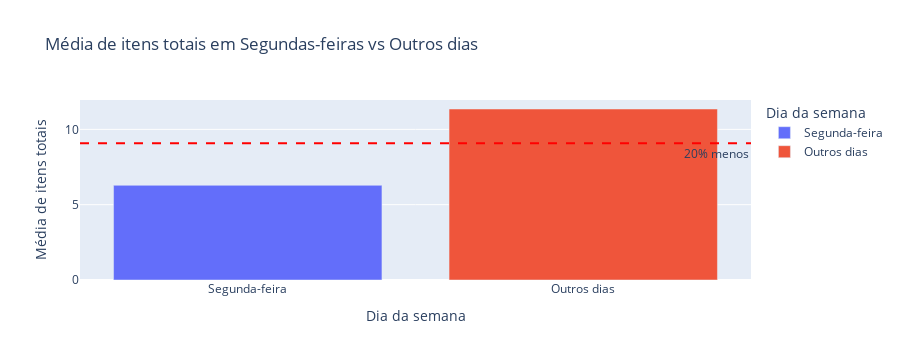

Notebook code cell kept with this figure:
### Markdown cell above
#### **Segunda-feira vende-se 20% a menos em média**

### Code cell
# Calculando a média de itens totais para segundas-feiras
media_segunda = df[df['dia_da_semana'] == 'segunda']['itens_totais'].mean()

# Calculando a média de itens totais para os outros dias da semana
media_outros_dias = df[df['dia_da_semana'] != 'segunda']['itens_totais'].mean()

data = {
    'Dia da semana': ['Segunda-feira', 'Outros dias'],
    'Media de itens totais': [media_segunda, media_outros_dias]
}
df_plot = pd.DataFrame(data)

# Criando o gráfico com Plotly Express
fig = px.bar(df_plot, x='Dia da semana', y='Media de itens totais', color='Dia da semana',
             labels={'Media de itens totais': 'Média de itens totais', 'Dia da semana': 'Dia da semana'},
             title="Média de itens totais em Segundas-feiras vs Outros dias")

# Adicionando uma linha para representar a diferença de 20%
fig.add_hline(y=0.8 * media_outros_dias, line_dash="dash", line_color="red",
               annotation_text="20% menos", annotation_position="bottom right")

# Mostrando o gráfico
fig.show()


# Calculando a diferença percentual
diferenca_percentual = ((media_outros_dias - media_segunda) / media_outros_dias) * 100

print('\n'f"A média de itens totais é {diferenca_percentual:.2f}% menor em segundas-feiras em comparação com os outros dias da semana.")

### Figure 1 — Plotly figure (JSON) as saved in the notebook; plotly's stock layout.template omitted (floating-point values rounded to 4 significant figures)
{"data": [{"alignmentgroup": "True", "hovertemplate": "Dia da semana=%{x}<br>Média de itens totais=%{y}<extra></extra>", "legendgroup": "Segunda-feira", "marker": {"color": "#636efa", "pattern": {"shape": ""}}, "name": "Segunda-feira", "offsetgroup": "Segunda-feira", "orientation": "v", "showlegend": true, "textposition": "auto", "type": "bar", "x": ["Segunda-feira"], "xaxis": "x", "y": [6.286], "yaxis": "y"}, {"alignmentgroup": "True", "hovertemplate": "Dia da semana=%{x}<br>Média de itens totais=%{y}<extra></extra>", "legendgroup": "Outros dias", "marker": {"color": "#EF553B", "pattern": {"shape": ""}}, "name": "Outros dias", "offsetgroup": "Outros dias", "orientation": "v", "showlegend": true, "textposition": "auto", "type": "bar", "x": ["Outros dias"], "xaxis": "x", "y": [11.35], "yaxis": "y"}], "layout": {"annotations": [{"showarrow": false, "text": "20% menos", "x": 1, "xanchor": "right", "xref": "x domain", "y": 9.081, "yanchor": "top", "yref": "y"}], "barmode": "relative", "height": 360, "legend": {"title": {"text": "Dia da semana"}, "tracegroupgap": 0}, "shapes": [{"line": {"color": "red", "dash": "dash"}, "type": "line", "x0": 0, "x1": 1, "xref": "x domain", "y0": 9.081, "y1": 9.081, "yref": "y"}], "title": {"text": "Média de itens totais em Segundas-feiras vs Outros dias"}, "xaxis": {"anchor": "y", "autorange": true, "categoryarray": ["Segunda-feira", "Outros dias"], "categoryorder": "array", "domain": [0, 1], "range": [-0.5, 1.5], "title": {"text": "Dia da semana"}, "type": "category"}, "yaxis": {"anchor": "x", "autorange": true, "domain": [0, 1], "range": [0, 11.95], "title": {"text": "Média de itens totais"}, "type": "linear"}}}
